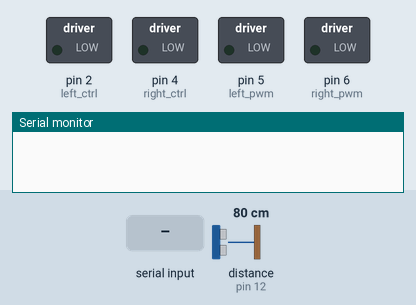
Simulated run of this sketch. Board: Arduino Uno, built with avr-gcc and run on an emulated ATmega328P. Shown: switched loads named in the sketch (green lamp = pin HIGH), the last lines printed to the serial monitor. Inputs (shaded band) come from the test bench; at power-on: distance to the obstacle (sensor on pin 12) 80 cm. The echo pulse lasts 58.3 µs per cm; pins used as bus, display or sensor lines are not drawn.

Above: at 1.2 s.
1.3 s: "201" received over Serial
At 3.7 s:
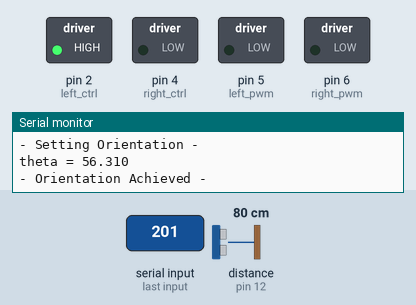
At 4.2 s:
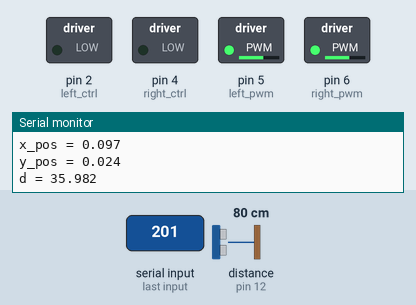
4.3 s: distance to the obstacle (sensor on pin 12) set to 17 cm
7.3 s: distance to the obstacle (sensor on pin 12) set to 12 cm
At 10.8 s:
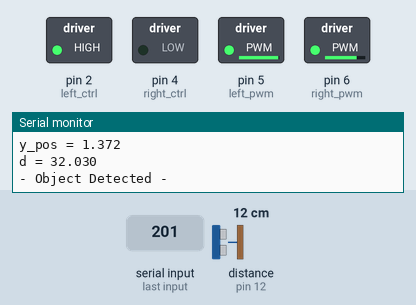
Timing chart, 0 to 14.9 s (numbered marks = the images above; inputs shaded):
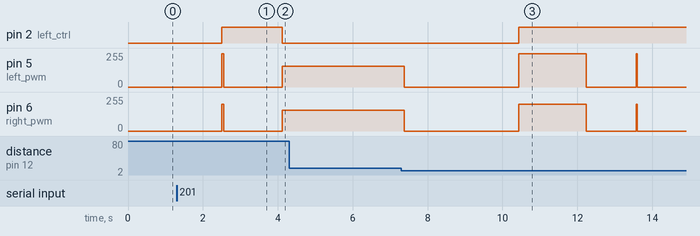

Measured:
- the behaviour switches between 15 and 14 cm on distance to the obstacle (sensor on pin 12) (found by bisection; images 2 and 3)
- after the input at 1.3 s, pin 2 (left_ctrl): LOW → HIGH after 1.2 s, → LOW 1.6 s later; pin 5 (left_pwm), pin 6 (right_pwm): 0/255 → 155/255 after 2.8 s
- after the input at 7.3 s, pin 2 (left_ctrl): LOW → HIGH after 3.1 s; pin 5 (left_pwm): 155/255 → 0/255 after 0.07 s, → 250/255 3.1 s later, → 0/255 1.8 s later; pin 6 (right_pwm): 155/255 → 0/255 after 0.07 s, → 200/255 3.1 s later, → 0/255 1.8 s later

The sketch:

auto_robot1.ino
```cpp
//*******************************************************************************
/*
 keyestudio 4wd BT Car
 lesson 13
 Avoiding Car
 http://www.keyestudio.com
*/
/////////////////////////////////////////////////////////////////////////////////////////////////////////////////
//  Includes and Definitions
/////////////////////////////////////////////////////////////////////////////////////////////////////////////////

#include <math.h>
#include "SR04.h"//define the library of ultrasonic sensor
#define TRIG_PIN 12// set the signal output of ultrasonic sensor to D12
#define ECHO_PIN 13//set the signal input of ultrasonic sensor to D13
#define SCL_Pin  A5  //Set the clock pin to A5
#define SDA_Pin  A4  //Set data pin to A4
const int servopin = A3;//set the pin of servo to A3
int left_ctrl = 2;//define the direction control pins of group B motor
int left_pwm = 5;//define the PWM control pins of group B motor
int right_ctrl = 4;//define the direction control pins of group A motor
int right_pwm = 6;//define the PWM control pins of group A motor

SR04 sr04 = SR04(ECHO_PIN,TRIG_PIN);

//Array, used to store the data of pattern, can be calculated by yourself or obtained from the modulus tool
unsigned char front[] = {0x00,0x00,0x00,0x00,0x00,0x24,0x12,0x09,0x12,0x24,0x00,0x00,0x00,0x00,0x00,0x00};
unsigned char left[] = {0x00,0x00,0x00,0x00,0x00,0x00,0x44,0x28,0x10,0x44,0x28,0x10,0x44,0x28,0x10,0x00};
unsigned char right[] = {0x00,0x10,0x28,0x44,0x10,0x28,0x44,0x10,0x28,0x44,0x00,0x00,0x00,0x00,0x00,0x00};
unsigned char STOP01[] = {0x2E,0x2A,0x3A,0x00,0x02,0x3E,0x02,0x00,0x3E,0x22,0x3E,0x00,0x3E,0x0A,0x0E,0x00};
unsigned char clear[] = {0x00,0x00,0x00,0x00,0x00,0x00,0x00,0x00,0x00,0x00,0x00,0x00,0x00,0x00,0x00,0x00};

/////////////////////////////////////////////////////////////////////////////////////////////////////////////////
//  Global Variables
/////////////////////////////////////////////////////////////////////////////////////////////////////////////////

long distance,a1,a2;//define three distance
float step_size=0.1;
float x_init;
float y_init;
float x_pos;
float y_pos;
float d_rem;
float d_trav;
float theta;
float active_wp[2] = {0,0};
int done = 0;
String room_num;

/////////////////////////////////////////////////////////////////////////////////////////////////////////////////

void setup() {
   Serial.begin(9600);//start serial comms with set baud

  pinMode(left_ctrl,OUTPUT);//set direction control pins of group B motor to OUTPUT
  pinMode(left_pwm,OUTPUT);//set PWM control pins of group B motor to OUTPUT
  pinMode(right_ctrl,OUTPUT);//set direction control pins of group A motor to OUTPUT
  pinMode(right_pwm,OUTPUT);//set PWM control pins of group A motor to OUTPUT
  pinMode(TRIG_PIN, OUTPUT); //Set the trig pin to output
  pinMode(ECHO_PIN, INPUT); //Set the echo pin to input
//  servopulse(servopin,90);//the angle of servo is 90 degree
//  delay(300);
  pinMode(SCL_Pin,OUTPUT);// Set the clock pin to output
  pinMode(SDA_Pin,OUTPUT);//Set the data pin to output
  matrix_display(clear);

  x_init = 0;
  y_init = 0;
}

void localize(){
   // determine distance traveled in each direction
   x_pos = d_trav*cos(theta) + x_init;
   y_pos = (d_trav*sin(theta) + y_init)*-1;
   Serial.println("Localizing");
   Serial.print("x_pos = ");
   Serial.println(x_pos,3);
   Serial.print("y_pos = ");
   Serial.println(y_pos,3);
   //return d;
}

void loop()
 {
  if (Serial.available()) {
    room_num = Serial.readString();
    Serial.println(room_num);
    if(room_num == "201"){
      active_wp[0] = 20;
      active_wp[1] = 30;
      go(20,30, 0);
    }
    else if(room_num == "203"){
      active_wp[0] = -20;
      active_wp[1] = 70;
      go(-20,70,0);
    }
    else if(room_num == "206"){
      active_wp[0] = 10;//[20,30];
      active_wp[1] = 5;
      go(10,5,0);
    }
    else{
      Serial.println("Invalid room number");
    }
  }

}

String verify(){
  car_Stop();
  Serial.println("Check Desitination"); // send to raspi to trigger qr code capture
  int rx = 0;
  String dest;
  while(rx == 0){
    if (Serial.available()){
      dest = Serial.readString();
      rx = 1;
     }
  }
  return dest;
}

void go(float xr, float yr, int det){
  Serial.print("Waypoint = {");
  Serial.print(xr,3);
  Serial.print(",");
  Serial.print(yr,3);
  Serial.println("}");
  while(done != 1){
    // orient
    Serial.println("- Setting Orientation -");
    delay(200);
    theta = (atan((yr-y_pos)/(xr-x_pos))*180)/PI;
    Serial.print("theta = ");
    Serial.println(theta,3);
    if(det == 0){
      if(theta < 0){
        car_left(abs(theta));
      }
      else{
        car_right(abs(theta));
      }
    }
    else{
      if(theta < 0){
        car_left(20);
      }
      else{
        car_right(20);
      }
    }
    Serial.println("- Orientation Achieved -");
    delay(1500);
    //determine distance
    Serial.println("- Calculating Distance to Waypoint -"); // from initial position
    float d_rem = sqrt(((xr-x_init)*(xr-x_init))+((yr-y_init)*(yr-y_init)));
    Serial.print("d_rem = ");
    Serial.println(d_rem);
    //loop until waypoint is reached
    if(det == 1){
      Serial.println("- Detour -");
    }
    else{
      Serial.println("- Traveling to Waypoint -");
    }
    while(d_rem > 0.7){
      //check distance from objects (if objects need to be avoided)
      avoid();
      car_front();//go forward
      localize(); //update x and y pos
      d_rem = sqrt(((xr-x_pos)*(xr-x_pos))+((yr-y_pos)*(yr-y_pos))); // distance from current position
      Serial.print("d = ");
      Serial.println(d_rem,3);
    }
    if(det == 0){
      String loc = verify();
      if(loc == room_num){
      Serial.println("- Waypoint Reached -");
      x_init = x_pos;
      y_init = y_pos;
      }
      else{
        Serial.println("- Incorrect Location Reached -");
        Serial.print("Robot found at room ");
        Serial.print(loc);
      }
    }
    else{
      Serial.println("- Detour Complete -");
      delay(1000);
      go(active_wp[0],active_wp[1],0);
    }

  }
  //avoid();//run the main program
}

//choose a direction to avoid obstacle
void avoid()
{
  distance=sr04.Distance(); //obtain the value detected by ultrasonic sensor

  if((distance < 15)&&(distance != 0))//if the distance is greater than 0 and less than 10
  {
    Serial.println("- Object Detected -");
    car_Stop();//stop
    matrix_display(clear);
    matrix_display(STOP01);//show stop pattern
    delay(1000);
    servopulse(servopin,160);//servo rotates to 160°
    delay(500);
    a1=sr04.Distance();//measure the distance
    delay(100);
    servopulse(servopin,0);//rotate to 20 degree
    delay(500);
    a2=sr04.Distance();//measure the distance
    delay(100);
//    servopulse(servopin,70);  //Return to the 90 degree position
//    delay(500);

    if(active_wp[0] < x_pos){
        car_left(1800);//turn left
        matrix_display(clear);
        matrix_display(left);    //display left-turning pattern
        servopulse(servopin,90);//servo rotates to 90 degree
        delay(700); //turn left 700ms
        matrix_display(clear);
        matrix_display(front);  //show forward pattern
        detour(1);
    }
    else if(active_wp[0] > x_pos){
        car_right(1800);//turn right
        matrix_display(clear);
        matrix_display(right);  //display right-turning pattern
        servopulse(servopin,90);//servo rotates to 90 degree
        delay(700);
        matrix_display(clear);
        matrix_display(front);  //show forward pattern
        detour(0);
    }
    else{
      if(a1 > a2  )//compare the distance, if left distance is more than right distance
      {
        car_left(1800);//turn left
        matrix_display(clear);
        matrix_display(left);    //display left-turning pattern
        servopulse(servopin,90);//servo rotates to 90 degree
        delay(700); //turn left 700ms
        matrix_display(clear);
        matrix_display(front);  //show forward pattern
        detour(1);
      }
      else//if the right distance is greater than the left
      {
        car_right(1800);//turn right
        matrix_display(clear);
        matrix_display(right);  //display right-turning pattern
        servopulse(servopin,90);//servo rotates to 90 degree
        delay(700);
        matrix_display(clear);
        matrix_display(front);  //show forward pattern
        detour(0);
      }
    }

  }
  else//otherwise
  {
    //car_front(1);//go forward until we fully avoid obstacle and can course correct
    matrix_display(clear);
    matrix_display(front);  // show forward pattern
  }
}

// we have a direction to go to avoid obstacle
// need to move until object is cleared
void detour(int lr){
  // "transition triangle"
  // det theta
  // 0 = turning left (-90deg)
  // 1 = turning right (+90deg)
  Serial.println("- Entering Detour -");
  x_init = x_pos;
  y_init = y_pos;
  d_trav = 0;
  if(lr == 0){
    theta = theta - 70;
  }
  else{
    theta = theta + 70;
  }
  float y_det = x_init + 1;
  float x_det = y_init + 1;
  // store current waypoint choice and pass y_det and x_det to go?
  go(y_det,x_det, 1);
  avoid(); // check if we moved far enough away to clear obstacle, will complete another detour if needed
}

void car_front()//car goes forward
{
    digitalWrite(left_ctrl,LOW);
    analogWrite(left_pwm,155);
    digitalWrite(right_ctrl,LOW);
    analogWrite(right_pwm,155);
    delay(step_size);
    d_trav += step_size;
}

//void car_front(int avoiding)//car goes forward
//{
////  digitalWrite(left_ctrl,LOW);
////  analogWrite(left_pwm,155);
////  digitalWrite(right_ctrl,LOW);
////  analogWrite(right_pwm,155);
////  delay(step_size);
//`// if not avoiding an obstacle, count travel distnace toward destination
//  if (avoiding == 0){
//    digitalWrite(left_ctrl,LOW);
//    analogWrite(left_pwm,155);
//    digitalWrite(right_ctrl,LOW);
//    analogWrite(right_pwm,155);
//    delay(step_size);
//    d_trav += step_size;
//  }
//  else{ // if avoiding an obstacle, continue until object is cleared
//
//  }
//}
void car_back()//go back
{

  digitalWrite(left_ctrl,LOW);
  analogWrite(left_pwm,200);
  digitalWrite(right_ctrl,LOW);
  analogWrite(right_pwm,200);
}
void car_left(float len)//car turns left
{
  //float rads = 0;
  //while(rads != angle){
    digitalWrite(left_ctrl, LOW);
    analogWrite(left_pwm, 200);
    digitalWrite(right_ctrl, HIGH);
    analogWrite(right_pwm, 250);
    delay(len);

    analogWrite(left_pwm,0);//set the PWM control speed of B motor to 0
    analogWrite(right_pwm,0);//set the PWM control speed of A motor to 0
    //stop
    delay(10);//delay in 2s
    //rads += 1;
  //}
}
void car_right(float len)//car turns right
{
//  float rads = 0;
//  while(rads != angle){
    digitalWrite(left_ctrl, HIGH);
    analogWrite(left_pwm, 250);
    digitalWrite(right_ctrl, LOW);
    analogWrite(right_pwm, 200);
    delay(len);

    analogWrite(left_pwm,0);//set the PWM control speed of B motor to 0
    analogWrite(right_pwm,0);//set the PWM control speed of A motor to 0
    //stop
    delay(10);//delay in 2s
  //}
}
void car_Stop()//stop
{
  digitalWrite(left_ctrl,LOW);
  analogWrite(left_pwm,0);
  digitalWrite(right_ctrl,LOW);
  analogWrite(right_pwm,0);
}

void servopulse(int servopin,int myangle)//the running angle of servo
{
  for(int i=0; i<20; i++)
  {
    int pulsewidth = (myangle*11)+350;
    digitalWrite(servopin,HIGH);
    delayMicroseconds(pulsewidth);
    digitalWrite(servopin,LOW);
    delay(20-pulsewidth/1000);
  }
}

//this function is used for dot matrix display
void matrix_display(unsigned char matrix_value[])
{
  IIC_start();  //the function that calls the data transfer start condition
  IIC_send(0xc0);  //select address

  for (int i = 0; i < 16; i++) //the pattern data is 16 bytes
  {
    IIC_send(matrix_value[i]); //Transmit the data of the pattern
  }
  IIC_end();   //End pattern data transmission
  IIC_start();
  IIC_send(0x8A);  //Display control, select 4/16 pulse width
  IIC_end();
}
//Conditions under which data transmission begins
void IIC_start()
{
  digitalWrite(SDA_Pin, HIGH);
  digitalWrite(SCL_Pin, HIGH);
  delayMicroseconds(3);
  digitalWrite(SDA_Pin, LOW);
  delayMicroseconds(3);
  digitalWrite(SCL_Pin, LOW);
}
//Indicates the end of data transmission
void IIC_end()
{
  digitalWrite(SCL_Pin, LOW);
  digitalWrite(SDA_Pin, LOW);
  delayMicroseconds(3);
  digitalWrite(SCL_Pin, HIGH);
  delayMicroseconds(3);
  digitalWrite(SDA_Pin, HIGH);
  delayMicroseconds(3);
}
//transmit data
void IIC_send(unsigned char send_data)
{
  for (byte mask = 0x01; mask != 0; mask <<= 1) //Each byte has 8 bits and is checked bit by bit starting at the lowest level
  {
    if (send_data & mask) { //Sets the high and low levels of SDA_Pin depending on whether each bit of the byte is a 1 or a 0
      digitalWrite(SDA_Pin, HIGH);
    } else {
      digitalWrite(SDA_Pin, LOW);
    }
    delayMicroseconds(3);
    digitalWrite(SCL_Pin, HIGH); //Pull the clock pin SCL_Pin high to stop data transmission
    delayMicroseconds(3);
    digitalWrite(SCL_Pin, LOW); //pull the clock pin SCL_Pin low to change the SIGNAL of SDA
  }
}
//*******************************************************************************
```
